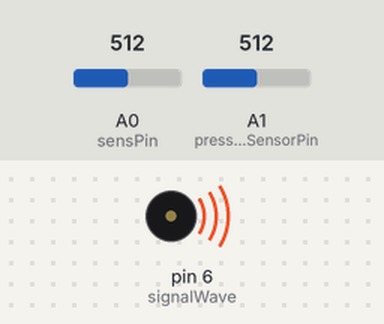
A sketch run on a simulated Arduino Uno, built with avr-gcc and run on an emulated ATmega328P. Parts: buzzer (waves = sounding). The test bench sets the inputs (shaded band); at power-on: A0 (sensPin) = 512, A1 (pressureSensorPin) = 512. What the sketch prints to the serial monitor is not drawn.

Above: at 1.2 s.
1.3 s: A0 (sensPin) set to 1023
Timing chart, 0 to 4.3 s (numbered marks = the images above; inputs shaded):
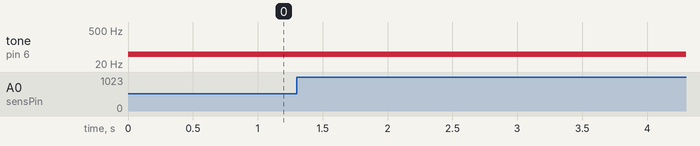

Measured:
- after the input at 1.3 s, every drawn part: stays the same

The sketch:

3_transducer_output.ino
```cpp
int trigPin = 9;
int signalWave = 6;
int sensPin = A0;
int pressureSensorPin = A1 ;
float sensVal;
float startTime;
float recieveTime;
float omega;
float time;
float sineVal;
float voltage;
float waveAmplitude;
float pressure_mbar;
float pressure_mmHg;
float pi = 3.14159;
int rawValue;

void setup() {
  // put your setup code here, to run once:
  pinMode(trigPin, OUTPUT);
  pinMode(signalWave, OUTPUT);
  pinMode(sensPin, INPUT);
  Serial.begin(9600);
  omega = (2 * pi * 40000);
  Serial.print("pressure_mmHg, ");
  Serial.print("sensVal, ");
  Serial.print("waveAmplitude, ");
  Serial.println();
}

void loop() {
  // put your main code here, to run repeatedly:
  rawValue = analogRead(pressureSensorPin);
  voltage = rawValue * (5.0 / 1023.0);  // Convert to voltage (assuming a 5V reference)
  // Convert voltage to pressure in mbar
  if (voltage >= 1.88 && voltage <= 9.4) {
    pressure_mbar = map(voltage * 100, 188, 940, 0, 100);  // Map from 1.88V-9.4V to 0-100mbar
    pressure_mmHg = pressure_mbar * 0.75006;  // Convert mbar to mmHg
  } else {
    pressure_mbar = 0;    // Consider out-of-range voltages as zero pressure
    pressure_mmHg = 0;
    // Serial.println();
  }

  Serial.print(pressure_mmHg);
  Serial.print(",");


  tone(signalWave,50);
  delay(100);
  digitalWrite(signalWave,LOW);

  // tone(trigPin,40000);
  digitalWrite(trigPin,HIGH);
  startTime = millis();
  delay(200);

  // digitalWrite(signalWave,LOW);

  sensVal = analogRead(sensPin);
  Serial.print(sensVal);
  Serial.print(",");
  recieveTime = millis();
  time = (recieveTime - startTime);
  // Serial.print(time);
  // Serial.print(",");
  sineVal = sin((omega * time)/1000);
  waveAmplitude = sensVal/sineVal;

  digitalWrite(trigPin,LOW);

  Serial.print(waveAmplitude);
  Serial.println(",");
  delay(1);
}
```
